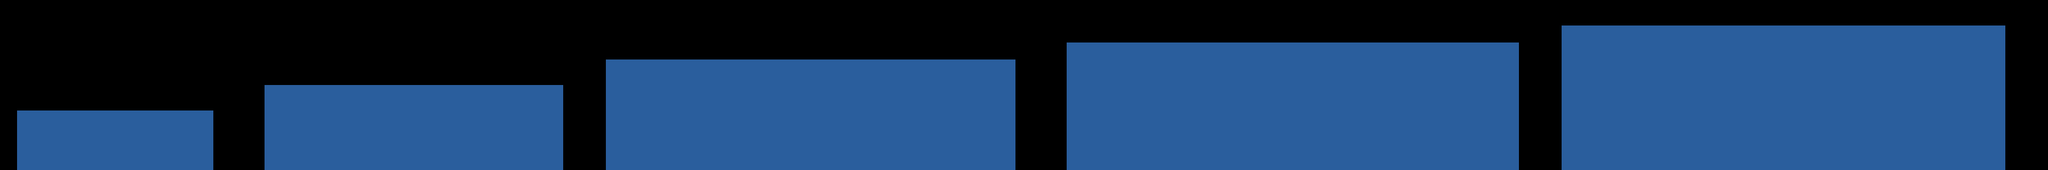

This game map was drawn from its Tiled (.tmx) file and the tilesets committed beside it. A one-line description and the trimmed map source follow:
An orthogonal 240x20 tile map with 16x16 px tiles, 1 tile layer (Tile Layer 1) and 5 objects.

<map version="1.0" orientation="orthogonal" width="240" height="20" tilewidth="16" tileheight="16">
 <tileset firstgid="1" name="scroller-atlas" tilewidth="16" tileheight="16">
  <image source="scroller-atlas.png" />
 </tileset>
 <objectgroup name="Collision" width="240" height="20">
  <object name="" x="33" y="208" width="364" height="111" />
  <object name="" x="495" y="160" width="560" height="158" />
  <object name="" x="1138" y="114" width="768" height="205" />
  <object name="" x="2000" y="82" width="846" height="237" />
  <object name="" x="2929" y="49" width="829" height="267" />
 </objectgroup>
 <layer name="Tile Layer 1" width="240" height="20">
  <data>[4800 cells, 2814 non-empty, 1 distinct tile ids]</data>
 </layer>
</map>